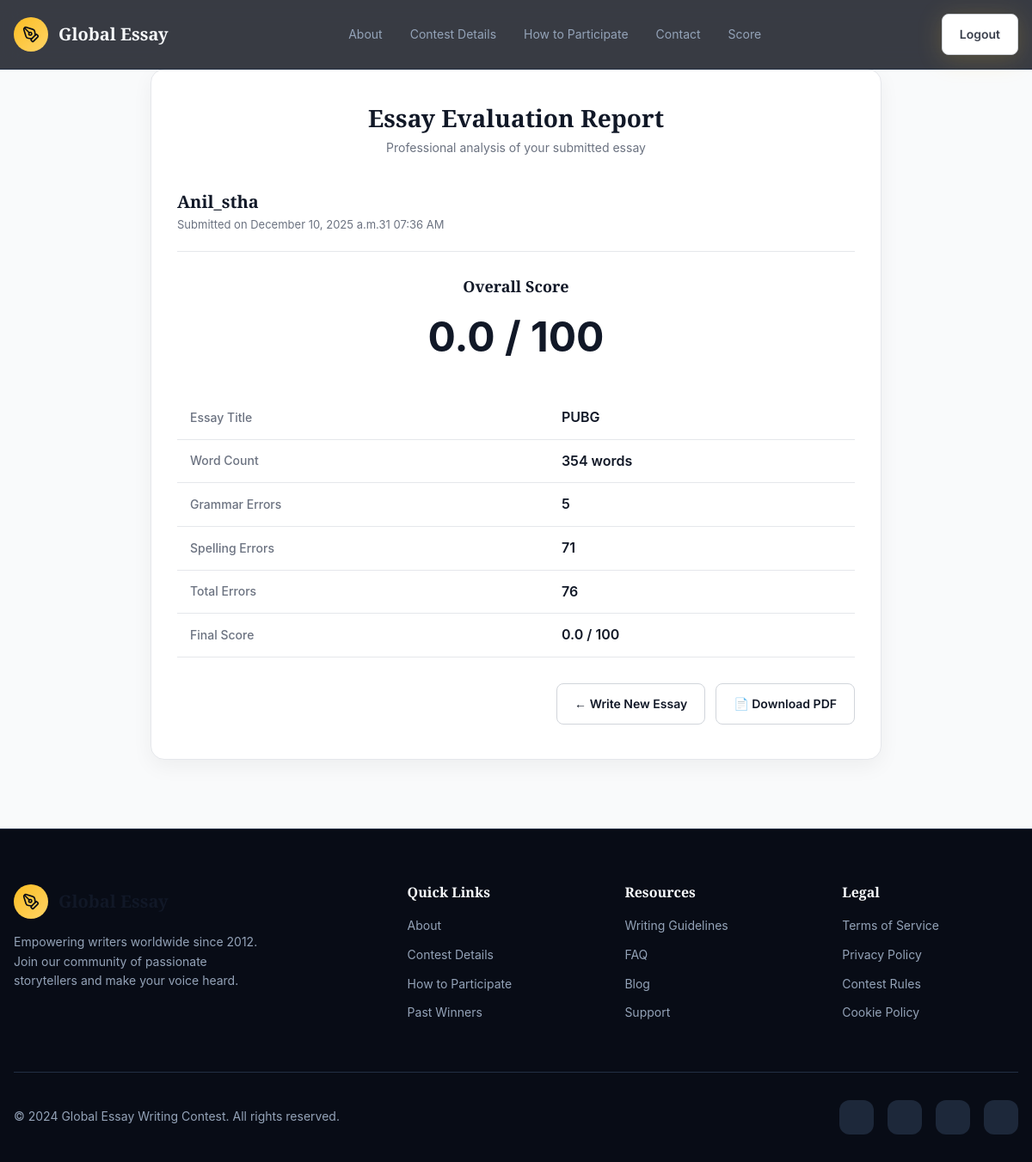
Screenshot of /score/1/ (signed in) with the database file from the repository.
### task/models.py (models this page shows, shortened)
class UserTask(models.Model):
    user = models.ForeignKey(User, on_delete=models.CASCADE)
    essay_title = models.CharField(max_length=255)
    essay_text = models.TextField()
    score = models.FloatField(default=0)
    grammar_errors = models.IntegerField(default=0)
    spelling_errors = models.IntegerField(default=0)
    total_errors = models.IntegerField(default=0)
    word_count = models.IntegerField(default=0)
    submitted_at = models.DateTimeField(auto_now_add=True)

### task/views.py (the view)
# urls.py: path("score/<int:task_id>/", views.score_page, name="score_page"),
@login_required
def score_page(request, task_id):
    task = UserTask.objects.get(id=task_id, user=request.user)
    context = {
        "user": request.user,
        "submission_date": task.submitted_at,
        "overall_score": task.score,
        "grammar_errors": task.grammar_errors,
        "spelling_errors": task.spelling_errors,
        "total_errors": task.total_errors,
        "essay_title": task.essay_title,
        "word_count": task.word_count,
    }
    return render(request, "score.html", context)

### task/templates/score.html (shortened to what this page needs)
{% extends "base.html" %}
{% load static %}
{% block content %}
<div class="report-container">
  <div class="report-header">
    <h1>Essay Evaluation Report</h1>
    <p>Professional analysis of your submitted essay</p>
  </div>
  <div class="user-section report-section">
    <h2>{{ user.get_full_name|default:user.username }}</h2>
    <p>Submitted on {{ submission_date|date:"F d, Y at h:i A" }}</p>
  </div>
  <div class="overall-score report-section">
    <h3>Overall Score</h3>
    <div class="score-value">{{ overall_score }} / 100</div>
  </div>
  <div class="report-section">
    <table class="score-details">
      <tr>
        <th>Essay Title</th>
        <td>{{ essay_title|default:"Untitled" }}</td>
      </tr>
      <tr>
        <th>Word Count</th>
        <td>{{ word_count }} words</td>
      </tr>
      <tr>
        <th>Grammar Errors</th>
        <td>{{ grammar_errors }}</td>
      </tr>
      <tr>
        <th>Spelling Errors</th>
        <td>{{ spelling_errors }}</td>
      </tr>
      <tr>
        <th>Total Errors</th>
        <td>{{ total_errors }}</td>
      </tr>
      <tr>
        <th>Final Score</th>
        <td>{{ overall_score }} / 100</td>
      </tr>
    </table>
  </div>
  <div class="actions">
    <a href="{% url 'tasks:submit_task' %}" class="btn">← Write New Essay</a>
    <button id="download-pdf" class="btn">📄 Download PDF</button>
  </div>
</div>
{% endblock %}

### Main/Templates/base.html (style rules this page uses)
:root { --background: hsl(222, 47%, 6%); --foreground: hsl(210, 40%, 98%); --card: hsl(222, 47%, 9%); --card-foreground: hsl(210, 40%, 98%); --primary: hsl(43, 96%, 56%); --primary-foreground: hsl(222, 47%, 6%); --secondary: hsl(217, 33%, 17%); --secondary-foreground: hsl(210, 40%, 98%); --muted: hsl(217, 33%, 17%); --muted-foreground: hsl(215, 20%, 65%); --accent: hsl(199, 89%, 48%); --accent-foreground: hsl(222, 47%, 6%); --border: hsl(217, 33%, 20%); --gold: hsl(43, 96%, 56%); --gold-light: hsl(43, 100%, 70%); --gold-dark: hsl(43, 90%, 40%); --navy: hsl(222, 47%, 6%); --navy-light: hsl(222, 40%, 12%); --slate: hsl(217, 33%, 17%); --cyan: hsl(199, 89%, 48%); --gradient-gold: linear-gradient( 135deg, hsl(43, 96%, 56%), hsl(43, 100%, 70%) ); --gradient-hero: linear-gradient( 180deg, hsl(222, 47%, 6%) 0%, hsl(222, 40%, 10%) 100% ); --gradient-card: linear-gradient( 145deg, hsl(222, 47%, 9%), hsl(217, 33%, 12%) ); --gradient-glow: radial-gradient( ellipse at center, hsla(43, 96%, 56%, 0.15) 0%, transparent 70% ); --shadow-gold: 0 4px 30px hsla(43, 96%, 56%, 0.2); --shadow-card: 0 10px 40px hsla(222, 47%, 3%, 0.5); --font-display: "Playfair Display", serif; --font-body: "Inter", sans-serif; --radius: 0.75rem; }
*, *::before, *::after { box-sizing: border-box; margin: 0; padding: 0; }
html { scroll-behavior: smooth; }
body { font-family: var(--font-body); background: var(--background); color: var(--foreground); line-height: 1.6; min-height: 100vh; }
h1, h2, h3, h4, h5, h6 { font-family: var(--font-display); line-height: 1.2; }
a { color: inherit; text-decoration: none; }
.btn { display: inline-flex; align-items: center; justify-content: center; gap: 0.5rem; padding: 0.75rem 1.5rem; font-size: 0.875rem; font-weight: 500; border-radius: var(--radius); border: none; cursor: pointer; transition: all 0.3s ease; font-family: var(--font-body); }

### task/templates/score.html (style rules this page uses)
body { background: #f9fafb; color: #111827; font-family: -apple-system, BlinkMacSystemFont, "Segoe UI", Roboto; }
.report-container { max-width: 850px; margin: 80px auto; padding: 40px 30px; background: #ffffff; border-radius: 16px; border: 1px solid #e5e7eb; box-shadow: 0 8px 24px rgba(0, 0, 0, 0.05); }
.report-header { text-align: center; margin-bottom: 40px; }
.report-header h1 { font-size: 28px; font-weight: 700; margin-bottom: 6px; }
.report-header p { font-size: 14px; color: #6b7280; margin: 0; }
.report-section { margin-bottom: 30px; }
.user-section { text-align: left; border-bottom: 1px solid #e5e7eb; padding-bottom: 20px; margin-bottom: 25px; }
.user-section h2 { font-size: 20px; font-weight: 600; margin: 0; }
.user-section p { font-size: 13px; color: #6b7280; margin: 4px 0 0; }
.overall-score { text-align: center; margin: 30px 0; }
.overall-score h3 { font-size: 18px; font-weight: 600; margin-bottom: 10px; }
.overall-score .score-value { font-size: 48px; font-weight: 700; color: #111827; }
.score-details { width: 100%; border-collapse: collapse; }
.score-details th, .score-details td { text-align: left; padding: 12px 15px; border-bottom: 1px solid #e5e7eb; }
.score-details th { font-size: 14px; color: #6b7280; font-weight: 500; }
.score-details td { font-size: 16px; font-weight: 600; color: #111827; }
.actions { display: flex; gap: 12px; justify-content: flex-end; margin-top: 25px; }
.btn { padding: 12px 20px; font-size: 14px; font-weight: 600; border-radius: 8px; cursor: pointer; border: 1px solid #d1d5db; background: #ffffff; color: #111827; text-decoration: none; text-align: center; transition: all 0.2s; }

### rows the page displays
UserTask: submitted_at "December 10, 2025 a.m.31 07:36 AM", score "0.0", essay_title "PUBG"

### other values shown
{{ user.get_full_name|default:user.username }} "Anil_stha"
{{ word_count }} "354"
{{ grammar_errors }} "5"
{{ spelling_errors }} "71"
{{ total_errors }} "76"
